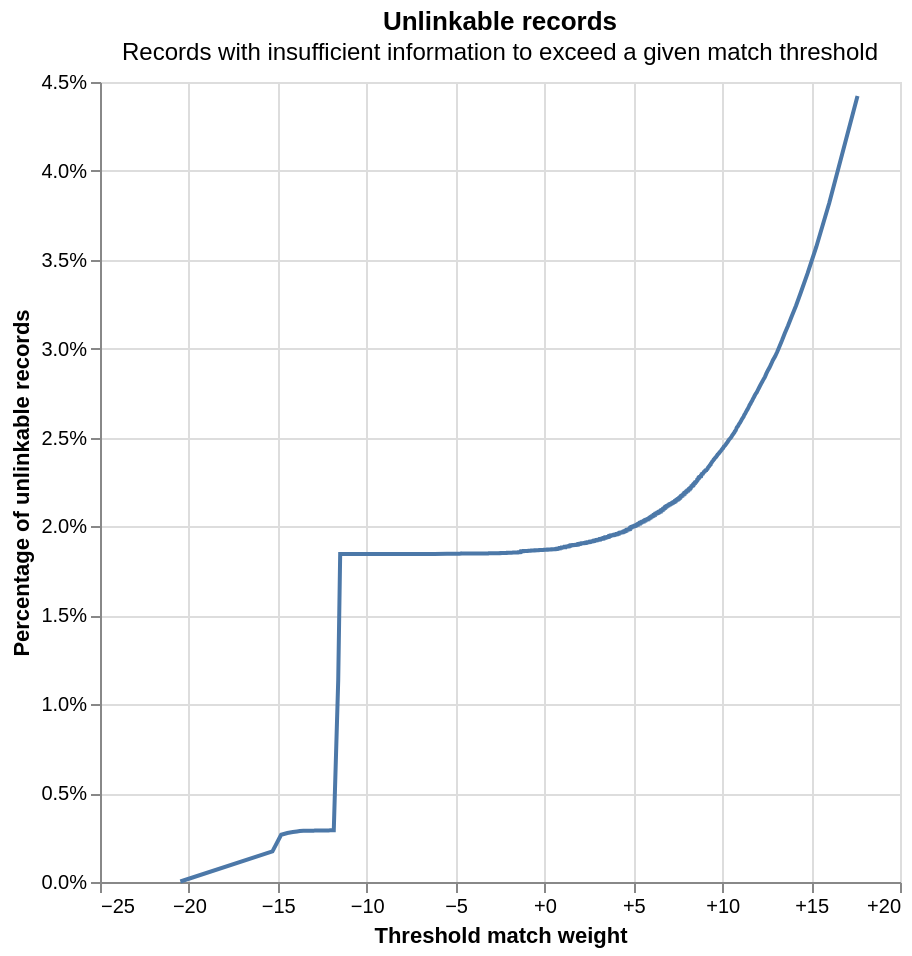

Here is the notebook cell this chart was saved with:
### Code cell
linker.evaluation.unlinkables_chart()

### Figure 1 — Vega-Lite specification as saved in the notebook (floating-point values rounded to 4 significant figures; data arrays with more than 128 entries replaced by an {"elided": "..."} marker saying what was removed)
{"config": {"view": {"continuousWidth": 400, "continuousHeight": 300}}, "layer": [{"mark": {"type": "line"}, "encoding": {"x": {"axis": {"format": "+", "title": "Threshold match weight"}, "field": "match_weight", "type": "quantitative"}, "y": {"axis": {"format": "%", "title": "Percentage of unlinkable records"}, "field": "cum_prop", "type": "quantitative"}}}, {"mark": {"type": "point"}, "encoding": {"opacity": {"condition": {"param": "x_match_weight_y_cum_prop_coords_of_mouse", "value": 1, "empty": false}, "value": 0}, "tooltip": [{"field": "match_weight", "format": "+.5", "title": "Match weight", "type": "quantitative"}, {"field": "match_probability", "format": ".5", "title": "Match probability", "type": "quantitative"}, {"field": "cum_prop", "format": ".3%", "title": "Proportion of unlinkable records", "type": "quantitative"}], "x": {"axis": {"title": "Threshold match weight"}, "field": "match_weight", "type": "quantitative"}, "y": {"axis": {"format": "%", "title": "Percentage of unlinkable records"}, "field": "cum_prop", "type": "quantitative"}}, "name": "mouse_coords"}, {"mark": {"type": "rule", "color": "gray"}, "encoding": {"x": {"field": "match_weight", "type": "quantitative"}}, "transform": [{"filter": {"param": "x_match_weight_y_cum_prop_coords_of_mouse", "empty": false}}]}, {"mark": {"type": "rule", "color": "gray"}, "encoding": {"y": {"field": "cum_prop", "type": "quantitative"}}, "transform": [{"filter": {"param": "x_match_weight_y_cum_prop_coords_of_mouse", "empty": false}}]}], "data": {"name": "data-f933a36b4230c57de22980cdc13fed7b"}, "height": 400, "params": [{"name": "x_match_weight_y_cum_prop_coords_of_mouse", "select": {"type": "point", "fields": ["match_weight", "cum_prop"], "nearest": true, "on": "mouseover"}, "views": ["mouse_coords"]}], "title": {"text": "Unlinkable records", "subtitle": "Records with insufficient information to exceed a given match threshold"}, "width": 400, "$schema": "https://vega.github.io/schema/vega-lite/v5.9.3.json", "datasets": {"data-f933a36b4230c57de22980cdc13fed7b": {"elided": "3541 records"}}}
